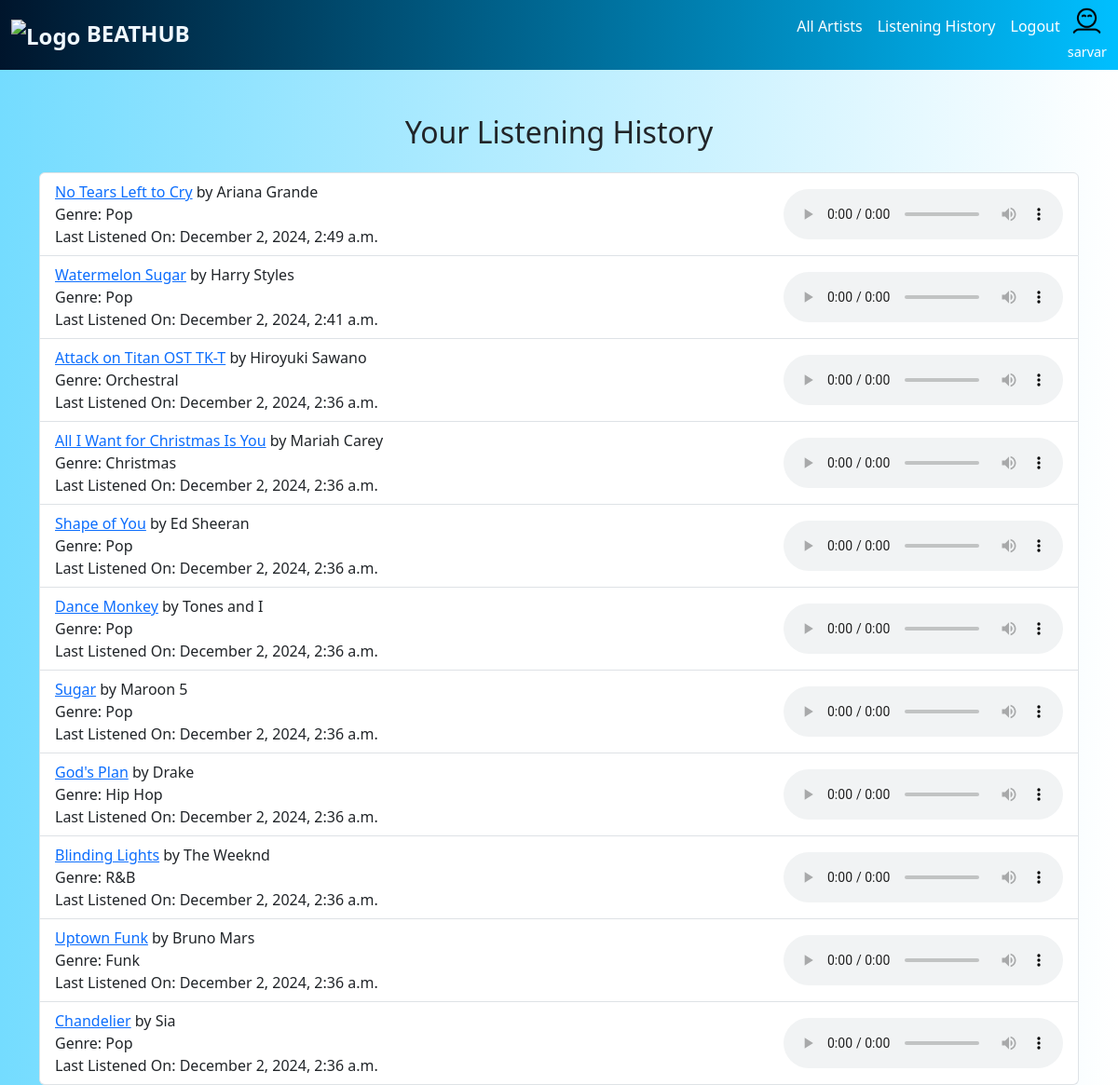
Before: /listening-history/ (signed in) with the older database file.
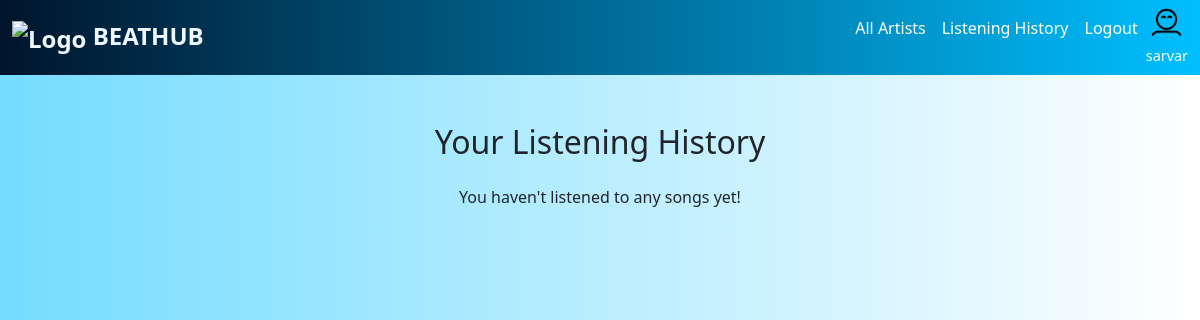
After: the same page with the newer database file.
### music/models.py (models this page shows, shortened)
class Song(models.Model):
    title = models.CharField(max_length=255)
    genre = models.CharField(max_length=40)
    cover_image = models.ImageField(upload_to='cover_images/', blank=True, null=True)
    artist = models.ForeignKey(User, on_delete=models.CASCADE, related_name="songs")
    file_path = models.FileField(upload_to='songs/')
    upload_date = models.DateField(default=None, null=True, blank=True)

class User(AbstractUser):
    is_artist = models.BooleanField(default=False)
    profile_picture = models.ImageField(upload_to='user_profile/', blank=True, null=True)

### music/views.py (the view)
# urls.py: path('listening-history/', views.listening_history, name='listening_history'),
def listening_history(request):
    if not request.user.is_authenticated:
        return redirect('login')
    history = (
        ListeningHistory.objects.filter(user=request.user)
        .values('song_id')
        .annotate(latest_listen_date=Max('listened_at'))
        .order_by('-latest_listen_date')
    )
    song_ids = [item['song_id'] for item in history]
    songs = Song.objects.filter(id__in=song_ids).order_by(
        Case(*[When(id=pk, then=pos) for pos, pk in enumerate(song_ids)])
    )
    listening_data = [
        {
            'song': song,
            'listened_date': next(
                (item['latest_listen_date'] for item in history if item['song_id'] == song.id), None
            )
        }
        for song in songs
    ]
    return render(request, 'listening_history.html', {'listening_data': listening_data})

### templates/listening_history.html (shortened to what this page needs)
<!DOCTYPE html>
<html>
<head>
    <link rel="stylesheet" href="https://cdn.jsdelivr.net/npm/bootstrap@5.3.0/dist/css/bootstrap.min.css">
</head>
{% load static %}
<nav class="navbar navbar-expand-lg" style="background: linear-gradient(to right, #00152c, #00BFFF); color: white;">
    <div class="container-fluid">
        <a class="navbar-brand" href="{% url 'home' %}" style="font-weight: bold; font-size: 1.5em; color: aliceblue;">
            <img src="{% static 'images/gradient_logo.png' %}" alt="Logo" style="height: 50px; object-fit: contain;"> BEATHUB
        </a>
        <div class="collapse navbar-collapse" id="navbarNav">
            <ul class="navbar-nav ms-auto">
                <li class="nav-item">
                    <a class="nav-link text-white" href="{% url 'artist_list' %}">All Artists</a>
                </li>
                {% if user.is_authenticated %}
                    <li class="nav-item">
                        <a class="nav-link text-white" href="{% url 'listening_history' %}">Listening History</a>
                    </li>
                    <li class="nav-item">
                        <a class="nav-link text-white" href="{% url 'logout' %}">Logout</a>
                    </li>
                    <li class="nav-item text-center">
                        {% if user.profile_picture %}
                            <img src="{{ user.profile_picture.url }}" alt="Profile Picture" class="rounded-circle" style="width: 35px; height: 35px; object-fit: cover;">
                        {% else %}
                            <img src="{% static 'images/default_profile.png' %}" alt="Default Profile Picture" class="rounded-circle" style="width: 35px; height: 35px; object-fit: cover;">
                        {% endif %}
                        <br>
                        <span class="text-white" style="font-size: 0.9em;">{{ user.username }}</span>
                    </li>
                {% endif %}
            </ul>
        </div>
    </div>
</nav>
<body>
    <div class="container mt-5">
        <h2 class="text-center">Your Listening History</h2>
        {% if listening_data %}
            <ul class="list-group mt-4">
                {% for item in listening_data %}
                    <li class="list-group-item d-flex justify-content-between align-items-center">
                        <div>
                            <a href="{% url 'song_detail' item.song.id %}">{{ item.song.title }}</a> by {{ item.song.artist.first_name }}
                            <br>
                            Genre: {{ item.song.genre }}
                            <br>
                            Last Listened On: {{ item.listened_date|date:"F j, Y, g:i a" }}
                        </div>
                        <audio controls>
                            <source src="{{ item.song.file_path.url }}" type="audio/mpeg">
                        </audio>
                    </li>
                {% endfor %}
            </ul>
        {% else %}
            <p class="text-center mt-4">You haven't listened to any songs yet!</p>
        {% endif %}
    </div>
</body>
</html>

Changed rows visible on the page:
no longer on this page (row edited): Song: song "No Tears Left to Cry", song.artist.first_name "Ariana Grande", song.genre "Pop", listened_date "December 2, 2024, 2:49 a.m."
no longer on this page (row edited): Song: song "Watermelon Sugar", song.artist.first_name "Harry Styles", song.genre "Pop", listened_date "December 2, 2024, 2:41 a.m."
no longer on this page (row edited): Song: song "Attack on Titan OST TK-T", song.artist.first_name "Hiroyuki Sawano", song.genre "Orchestral", listened_date "December 2, 2024, 2:36 a.m."
removed Song: song "All I Want for Christmas Is You", song.artist.first_name "Mariah Carey", song.genre "Christmas", listened_date "December 2, 2024, 2:36 a.m."
no longer on this page (row edited): Song: song "Shape of You", song.artist.first_name "Ed Sheeran", song.genre "Pop", listened_date "December 2, 2024, 2:36 a.m."
no longer on this page (row edited): Song: song "Dance Monkey", song.artist.first_name "Tones and I", song.genre "Pop", listened_date "December 2, 2024, 2:36 a.m."
no longer on this page (row edited): Song: song "Sugar", song.artist.first_name "Maroon 5", song.genre "Pop", listened_date "December 2, 2024, 2:36 a.m."
no longer on this page (row edited): Song: song "God's Plan", song.artist.first_name "Drake", song.genre "Hip Hop", listened_date "December 2, 2024, 2:36 a.m."
no longer on this page (row edited): Song: song "Blinding Lights", song.artist.first_name "The Weeknd", song.genre "R&B", listened_date "December 2, 2024, 2:36 a.m."
no longer on this page (row edited): Song: song "Uptown Funk", song.artist.first_name "Bruno Mars", song.genre "Funk", listened_date "December 2, 2024, 2:36 a.m."
no longer on this page (row edited): Song: song "Chandelier", song.artist.first_name "Sia", song.genre "Pop", listened_date "December 2, 2024, 2:36 a.m."
Other visible differences:
text now shown: "You haven't listened to any songs yet!"
